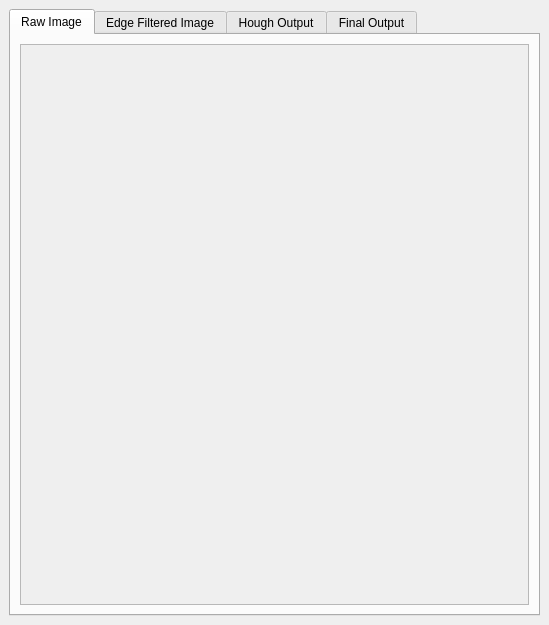
<?xml version="1.0" encoding="UTF-8"?>
<ui version="4.0">
 <class>PicEditWidget</class>
 <widget class="QDockWidget" name="PicEditWidget">
  <property name="geometry">
   <rect>
    <x>0</x>
    <y>0</y>
    <width>549</width>
    <height>625</height>
   </rect>
  </property>
  <property name="windowTitle">
   <string>DockWidget</string>
  </property>
  <widget class="QWidget" name="dockWidgetContents">
   <layout class="QVBoxLayout" name="verticalLayout">
    <item>
     <widget class="QTabWidget" name="tabWidget">
      <property name="currentIndex">
       <number>0</number>
      </property>
      <widget class="QWidget" name="tab">
       <attribute name="title">
        <string>Raw Image</string>
       </attribute>
       <layout class="QVBoxLayout" name="verticalLayout_2">
        <item>
         <widget class="QScrollArea" name="scrollArea">
          <property name="widgetResizable">
           <bool>true</bool>
          </property>
          <widget class="QWidget" name="scrollAreaContentsWidget">
           <property name="geometry">
            <rect>
             <x>0</x>
             <y>0</y>
             <width>505</width>
             <height>529</height>
            </rect>
           </property>
           <property name="sizePolicy">
            <sizepolicy hsizetype="MinimumExpanding" vsizetype="MinimumExpanding">
             <horstretch>0</horstretch>
             <verstretch>0</verstretch>
            </sizepolicy>
           </property>
           <layout class="QHBoxLayout" name="horizontalLayout_2">
            <property name="spacing">
             <number>0</number>
            </property>
            <property name="margin">
             <number>0</number>
            </property>
            <item>
             <widget class="QWidget" name="rawPicArea" native="true">
              <layout class="QHBoxLayout" name="horizontalLayout_3"/>
             </widget>
            </item>
           </layout>
          </widget>
         </widget>
        </item>
       </layout>
      </widget>
      <widget class="QWidget" name="tab_2">
       <attribute name="title">
        <string>Edge Filtered Image</string>
       </attribute>
       <layout class="QVBoxLayout" name="verticalLayout_3">
        <item>
         <widget class="QScrollArea" name="scrollArea_2">
          <property name="widgetResizable">
           <bool>true</bool>
          </property>
          <widget class="QWidget" name="scrollAreaContentsWidget_2">
           <property name="geometry">
            <rect>
             <x>0</x>
             <y>0</y>
             <width>505</width>
             <height>478</height>
            </rect>
           </property>
           <property name="sizePolicy">
            <sizepolicy hsizetype="MinimumExpanding" vsizetype="MinimumExpanding">
             <horstretch>0</horstretch>
             <verstretch>0</verstretch>
            </sizepolicy>
           </property>
           <layout class="QHBoxLayout" name="horizontalLayout_4">
            <property name="spacing">
             <number>0</number>
            </property>
            <property name="margin">
             <number>0</number>
            </property>
            <item>
             <widget class="QWidget" name="filteredPicArea" native="true">
              <layout class="QHBoxLayout" name="horizontalLayout_5"/>
             </widget>
            </item>
           </layout>
          </widget>
         </widget>
        </item>
        <item>
         <widget class="QWidget" name="widget" native="true">
          <layout class="QHBoxLayout" name="horizontalLayout">
           <item>
            <spacer name="horizontalSpacer">
             <property name="orientation">
              <enum>Qt::Horizontal</enum>
             </property>
             <property name="sizeHint" stdset="0">
              <size>
               <width>40</width>
               <height>20</height>
              </size>
             </property>
            </spacer>
           </item>
           <item>
            <widget class="QPushButton" name="filterButton">
             <property name="text">
              <string>Filter Edges</string>
             </property>
            </widget>
           </item>
          </layout>
         </widget>
        </item>
       </layout>
      </widget>
      <widget class="QWidget" name="houghTab">
       <attribute name="title">
        <string>Hough Output</string>
       </attribute>
       <layout class="QVBoxLayout" name="verticalLayout_4">
        <item>
         <widget class="QScrollArea" name="scrollArea_3">
          <property name="widgetResizable">
           <bool>true</bool>
          </property>
          <widget class="QWidget" name="scrollAreaContentsWidget_3">
           <property name="geometry">
            <rect>
             <x>0</x>
             <y>0</y>
             <width>505</width>
             <height>390</height>
            </rect>
           </property>
           <property name="sizePolicy">
            <sizepolicy hsizetype="MinimumExpanding" vsizetype="MinimumExpanding">
             <horstretch>0</horstretch>
             <verstretch>0</verstretch>
            </sizepolicy>
           </property>
           <layout class="QHBoxLayout" name="horizontalLayout_7">
            <property name="spacing">
             <number>0</number>
            </property>
            <property name="margin">
             <number>0</number>
            </property>
            <item>
             <widget class="QWidget" name="houghPicArea" native="true">
              <layout class="QHBoxLayout" name="horizontalLayout_8"/>
             </widget>
            </item>
           </layout>
          </widget>
         </widget>
        </item>
        <item>
         <widget class="QWidget" name="widget_3" native="true">
          <layout class="QVBoxLayout" name="verticalLayout_5">
           <property name="spacing">
            <number>0</number>
           </property>
           <property name="margin">
            <number>0</number>
           </property>
           <item>
            <widget class="QWidget" name="widget_5" native="true">
             <layout class="QHBoxLayout" name="horizontalLayout_10">
              <item>
               <spacer name="horizontalSpacer_4">
                <property name="orientation">
                 <enum>Qt::Horizontal</enum>
                </property>
                <property name="sizeHint" stdset="0">
                 <size>
                  <width>40</width>
                  <height>20</height>
                 </size>
                </property>
               </spacer>
              </item>
              <item>
               <widget class="QLabel" name="label">
                <property name="text">
                 <string>Radius Range</string>
                </property>
               </widget>
              </item>
              <item>
               <widget class="QSpinBox" name="minSpinBox">
                <property name="minimum">
                 <number>3</number>
                </property>
                <property name="maximum">
                 <number>9999</number>
                </property>
               </widget>
              </item>
              <item>
               <widget class="QLabel" name="label_3">
                <property name="text">
                 <string>to</string>
                </property>
               </widget>
              </item>
              <item>
               <widget class="QSpinBox" name="maxSpinBox">
                <property name="minimum">
                 <number>1</number>
                </property>
                <property name="maximum">
                 <number>9999</number>
                </property>
                <property name="value">
                 <number>50</number>
                </property>
               </widget>
              </item>
             </layout>
            </widget>
           </item>
           <item>
            <widget class="QWidget" name="widget_4" native="true">
             <layout class="QHBoxLayout" name="horizontalLayout_9">
              <item>
               <spacer name="horizontalSpacer_3">
                <property name="orientation">
                 <enum>Qt::Horizontal</enum>
                </property>
                <property name="sizeHint" stdset="0">
                 <size>
                  <width>40</width>
                  <height>20</height>
                 </size>
                </property>
               </spacer>
              </item>
              <item>
               <widget class="QLabel" name="label_2">
                <property name="text">
                 <string>Current Radius Displayed</string>
                </property>
               </widget>
              </item>
              <item>
               <widget class="QSpinBox" name="currentHoughSpinBox">
                <property name="minimum">
                 <number>3</number>
                </property>
                <property name="maximum">
                 <number>9999</number>
                </property>
               </widget>
              </item>
             </layout>
            </widget>
           </item>
           <item>
            <widget class="QWidget" name="widget_2" native="true">
             <layout class="QHBoxLayout" name="horizontalLayout_6">
              <item>
               <spacer name="horizontalSpacer_2">
                <property name="orientation">
                 <enum>Qt::Horizontal</enum>
                </property>
                <property name="sizeHint" stdset="0">
                 <size>
                  <width>40</width>
                  <height>20</height>
                 </size>
                </property>
               </spacer>
              </item>
              <item>
               <widget class="QPushButton" name="houghTranButton">
                <property name="enabled">
                 <bool>false</bool>
                </property>
                <property name="text">
                 <string>Perform Transform</string>
                </property>
               </widget>
              </item>
             </layout>
            </widget>
           </item>
          </layout>
         </widget>
        </item>
       </layout>
      </widget>
      <widget class="QWidget" name="tab_3">
       <attribute name="title">
        <string>Final Output</string>
       </attribute>
       <layout class="QVBoxLayout" name="verticalLayout_6">
        <item>
         <widget class="QScrollArea" name="scrollArea_4">
          <property name="widgetResizable">
           <bool>true</bool>
          </property>
          <widget class="QWidget" name="scrollAreaContentsWidget_4">
           <property name="geometry">
            <rect>
             <x>0</x>
             <y>0</y>
             <width>505</width>
             <height>410</height>
            </rect>
           </property>
           <property name="sizePolicy">
            <sizepolicy hsizetype="MinimumExpanding" vsizetype="MinimumExpanding">
             <horstretch>0</horstretch>
             <verstretch>0</verstretch>
            </sizepolicy>
           </property>
           <layout class="QHBoxLayout" name="horizontalLayout_11">
            <property name="spacing">
             <number>0</number>
            </property>
            <property name="margin">
             <number>0</number>
            </property>
            <item>
             <widget class="QWidget" name="finalPicArea" native="true">
              <layout class="QHBoxLayout" name="horizontalLayout_12"/>
             </widget>
            </item>
           </layout>
          </widget>
         </widget>
        </item>
        <item>
         <widget class="QWidget" name="widget_7" native="true">
          <layout class="QVBoxLayout" name="verticalLayout_7">
           <item>
            <widget class="QWidget" name="widget_8" native="true">
             <layout class="QHBoxLayout" name="horizontalLayout_14">
              <item>
               <spacer name="horizontalSpacer_6">
                <property name="orientation">
                 <enum>Qt::Horizontal</enum>
                </property>
                <property name="sizeHint" stdset="0">
                 <size>
                  <width>40</width>
                  <height>20</height>
                 </size>
                </property>
               </spacer>
              </item>
              <item>
               <widget class="QLabel" name="label_4">
                <property name="text">
                 <string>Threshold: radius * </string>
                </property>
               </widget>
              </item>
              <item>
               <widget class="QDoubleSpinBox" name="thresholdDoubleSpinBox">
                <property name="enabled">
                 <bool>false</bool>
                </property>
                <property name="minimum">
                 <double>0.100000000000000</double>
                </property>
                <property name="singleStep">
                 <double>0.100000000000000</double>
                </property>
                <property name="value">
                 <double>4.500000000000000</double>
                </property>
               </widget>
              </item>
             </layout>
            </widget>
           </item>
           <item>
            <widget class="QWidget" name="widget_6" native="true">
             <layout class="QHBoxLayout" name="horizontalLayout_13">
              <item>
               <spacer name="horizontalSpacer_5">
                <property name="orientation">
                 <enum>Qt::Horizontal</enum>
                </property>
                <property name="sizeHint" stdset="0">
                 <size>
                  <width>40</width>
                  <height>20</height>
                 </size>
                </property>
               </spacer>
              </item>
              <item>
               <widget class="QCheckBox" name="displayImageCheckBox">
                <property name="text">
                 <string>Display Origional Image</string>
                </property>
                <property name="checked">
                 <bool>true</bool>
                </property>
               </widget>
              </item>
              <item>
               <widget class="QPushButton" name="findCirclesButton">
                <property name="enabled">
                 <bool>false</bool>
                </property>
                <property name="text">
                 <string>Find Circles</string>
                </property>
               </widget>
              </item>
             </layout>
            </widget>
           </item>
          </layout>
         </widget>
        </item>
       </layout>
      </widget>
     </widget>
    </item>
   </layout>
  </widget>
 </widget>
 <resources/>
 <connections/>
</ui>
